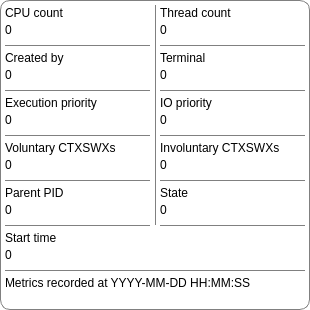
   <widget class="QFrame" name="procmnfm">
    <property name="geometry">
     <rect>
      <x>5</x>
      <y>110</y>
      <width>310</width>
      <height>310</height>
     </rect>
    </property>
    <property name="sizePolicy">
     <sizepolicy hsizetype="Fixed" vsizetype="Fixed">
      <horstretch>0</horstretch>
      <verstretch>0</verstretch>
     </sizepolicy>
    </property>
    <property name="minimumSize">
     <size>
      <width>310</width>
      <height>310</height>
     </size>
    </property>
    <property name="maximumSize">
     <size>
      <width>310</width>
      <height>310</height>
     </size>
    </property>
    <property name="styleSheet">
     <string notr="true">background: transparent; border: 1px solid #808080; border-radius: 10px;</string>
    </property>
    <property name="frameShape">
     <enum>QFrame::StyledPanel</enum>
    </property>
    <property name="frameShadow">
     <enum>QFrame::Raised</enum>
    </property>
    <widget class="QLabel" name="procccnm">
     <property name="geometry">
      <rect>
       <x>5</x>
       <y>20</y>
       <width>145</width>
       <height>20</height>
      </rect>
     </property>
     <property name="sizePolicy">
      <sizepolicy hsizetype="Fixed" vsizetype="Fixed">
       <horstretch>0</horstretch>
       <verstretch>0</verstretch>
      </sizepolicy>
     </property>
     <property name="minimumSize">
      <size>
       <width>145</width>
       <height>20</height>
      </size>
     </property>
     <property name="maximumSize">
      <size>
       <width>145</width>
       <height>20</height>
      </size>
     </property>
     <property name="styleSheet">
      <string notr="true">font: 15pt &quot;JetBrains Mono&quot;; border: none;</string>
     </property>
     <property name="text">
      <string>0</string>
     </property>
    </widget>
    <widget class="QLabel" name="proccclb">
     <property name="geometry">
      <rect>
       <x>5</x>
       <y>5</y>
       <width>145</width>
       <height>15</height>
      </rect>
     </property>
     <property name="sizePolicy">
      <sizepolicy hsizetype="Fixed" vsizetype="Fixed">
       <horstretch>0</horstretch>
       <verstretch>0</verstretch>
      </sizepolicy>
     </property>
     <property name="minimumSize">
      <size>
       <width>145</width>
       <height>15</height>
      </size>
     </property>
     <property name="maximumSize">
      <size>
       <width>145</width>
       <height>15</height>
      </size>
     </property>
     <property name="styleSheet">
      <string notr="true">font: 10pt &quot;Inter&quot;; border: none;</string>
     </property>
     <property name="text">
      <string>CPU count</string>
     </property>
    </widget>
    <widget class="QLabel" name="proctclb">
     <property name="geometry">
      <rect>
       <x>160</x>
       <y>5</y>
       <width>145</width>
       <height>15</height>
      </rect>
     </property>
     <property name="sizePolicy">
      <sizepolicy hsizetype="Fixed" vsizetype="Fixed">
       <horstretch>0</horstretch>
       <verstretch>0</verstretch>
      </sizepolicy>
     </property>
     <property name="minimumSize">
      <size>
       <width>145</width>
       <height>15</height>
      </size>
     </property>
     <property name="maximumSize">
      <size>
       <width>145</width>
       <height>15</height>
      </size>
     </property>
     <property name="styleSheet">
      <string notr="true">font: 10pt &quot;Inter&quot;; border: none;</string>
     </property>
     <property name="text">
      <string>Thread count</string>
     </property>
    </widget>
    <widget class="QLabel" name="proctcnm">
     <property name="geometry">
      <rect>
       <x>160</x>
       <y>20</y>
       <width>145</width>
       <height>20</height>
      </rect>
     </property>
     <property name="sizePolicy">
      <sizepolicy hsizetype="Fixed" vsizetype="Fixed">
       <horstretch>0</horstretch>
       <verstretch>0</verstretch>
      </sizepolicy>
     </property>
     <property name="minimumSize">
      <size>
       <width>145</width>
       <height>20</height>
      </size>
     </property>
     <property name="maximumSize">
      <size>
       <width>145</width>
       <height>20</height>
      </size>
     </property>
     <property name="styleSheet">
      <string notr="true">font: 15pt &quot;JetBrains Mono&quot;; border: none;</string>
     </property>
     <property name="text">
      <string>0</string>
     </property>
    </widget>
    <widget class="Line" name="procln03">
     <property name="geometry">
      <rect>
       <x>5</x>
       <y>45</y>
       <width>145</width>
       <height>1</height>
      </rect>
     </property>
     <property name="sizePolicy">
      <sizepolicy hsizetype="Fixed" vsizetype="Fixed">
       <horstretch>0</horstretch>
       <verstretch>0</verstretch>
      </sizepolicy>
     </property>
     <property name="minimumSize">
      <size>
       <width>145</width>
       <height>1</height>
      </size>
     </property>
     <property name="maximumSize">
      <size>
       <width>145</width>
       <height>1</height>
      </size>
     </property>
     <property name="orientation">
      <enum>Qt::Horizontal</enum>
     </property>
    </widget>
    <widget class="Line" name="procln04">
     <property name="geometry">
      <rect>
       <x>160</x>
       <y>45</y>
       <width>145</width>
       <height>1</height>
      </rect>
     </property>
     <property name="sizePolicy">
      <sizepolicy hsizetype="Fixed" vsizetype="Fixed">
       <horstretch>0</horstretch>
       <verstretch>0</verstretch>
      </sizepolicy>
     </property>
     <property name="minimumSize">
      <size>
       <width>145</width>
       <height>1</height>
      </size>
     </property>
     <property name="maximumSize">
      <size>
       <width>145</width>
       <height>1</height>
      </size>
     </property>
     <property name="orientation">
      <enum>Qt::Horizontal</enum>
     </property>
    </widget>
    <widget class="Line" name="procln05">
     <property name="geometry">
      <rect>
       <x>5</x>
       <y>90</y>
       <width>145</width>
       <height>1</height>
      </rect>
     </property>
     <property name="sizePolicy">
      <sizepolicy hsizetype="Fixed" vsizetype="Fixed">
       <horstretch>0</horstretch>
       <verstretch>0</verstretch>
      </sizepolicy>
     </property>
     <property name="minimumSize">
      <size>
       <width>145</width>
       <height>1</height>
      </size>
     </property>
     <property name="maximumSize">
      <size>
       <width>145</width>
       <height>1</height>
      </size>
     </property>
     <property name="orientation">
      <enum>Qt::Horizontal</enum>
     </property>
    </widget>
    <widget class="QLabel" name="proccblb">
     <property name="geometry">
      <rect>
       <x>5</x>
       <y>50</y>
       <width>145</width>
       <height>15</height>
      </rect>
     </property>
     <property name="sizePolicy">
      <sizepolicy hsizetype="Fixed" vsizetype="Fixed">
       <horstretch>0</horstretch>
       <verstretch>0</verstretch>
      </sizepolicy>
     </property>
     <property name="minimumSize">
      <size>
       <width>145</width>
       <height>15</height>
      </size>
     </property>
     <property name="maximumSize">
      <size>
       <width>145</width>
       <height>15</height>
      </size>
     </property>
     <property name="styleSheet">
      <string notr="true">font: 10pt &quot;Inter&quot;; border: none;</string>
     </property>
     <property name="text">
      <string>Created by</string>
     </property>
    </widget>
    <widget class="QLabel" name="proccbnm">
     <property name="geometry">
      <rect>
       <x>5</x>
       <y>65</y>
       <width>145</width>
       <height>20</height>
      </rect>
     </property>
     <property name="sizePolicy">
      <sizepolicy hsizetype="Fixed" vsizetype="Fixed">
       <horstretch>0</horstretch>
       <verstretch>0</verstretch>
      </sizepolicy>
     </property>
     <property name="minimumSize">
      <size>
       <width>145</width>
       <height>20</height>
      </size>
     </property>
     <property name="maximumSize">
      <size>
       <width>145</width>
       <height>20</height>
      </size>
     </property>
     <property name="styleSheet">
      <string notr="true">font: 15pt &quot;JetBrains Mono&quot;; border: none;</string>
     </property>
     <property name="text">
      <string>0</string>
     </property>
    </widget>
    <widget class="Line" name="procln06">
     <property name="geometry">
      <rect>
       <x>160</x>
       <y>90</y>
       <width>145</width>
       <height>1</height>
      </rect>
     </property>
     <property name="sizePolicy">
      <sizepolicy hsizetype="Fixed" vsizetype="Fixed">
       <horstretch>0</horstretch>
       <verstretch>0</verstretch>
      </sizepolicy>
     </property>
     <property name="minimumSize">
      <size>
       <width>145</width>
       <height>1</height>
      </size>
     </property>
     <property name="maximumSize">
      <size>
       <width>145</width>
       <height>1</height>
      </size>
     </property>
     <property name="orientation">
      <enum>Qt::Horizontal</enum>
     </property>
    </widget>
    <widget class="QLabel" name="proctmlb">
     <property name="geometry">
      <rect>
       <x>160</x>
       <y>50</y>
       <width>145</width>
       <height>15</height>
      </rect>
     </property>
     <property name="sizePolicy">
      <sizepolicy hsizetype="Fixed" vsizetype="Fixed">
       <horstretch>0</horstretch>
       <verstretch>0</verstretch>
      </sizepolicy>
     </property>
     <property name="minimumSize">
      <size>
       <width>145</width>
       <height>15</height>
      </size>
     </property>
     <property name="maximumSize">
      <size>
       <width>145</width>
       <height>15</height>
      </size>
     </property>
     <property name="styleSheet">
      <string notr="true">font: 10pt &quot;Inter&quot;; border: none;</string>
     </property>
     <property name="text">
      <string>Terminal</string>
     </property>
    </widget>
    <widget class="QLabel" name="proctmnm">
     <property name="geometry">
      <rect>
       <x>160</x>
       <y>65</y>
       <width>145</width>
       <height>20</height>
      </rect>
     </property>
     <property name="sizePolicy">
      <sizepolicy hsizetype="Fixed" vsizetype="Fixed">
       <horstretch>0</horstretch>
       <verstretch>0</verstretch>
      </sizepolicy>
     </property>
     <property name="minimumSize">
      <size>
       <width>145</width>
       <height>20</height>
      </size>
     </property>
     <property name="maximumSize">
      <size>
       <width>145</width>
       <height>20</height>
      </size>
     </property>
     <property name="styleSheet">
      <string notr="true">font: 15pt &quot;JetBrains Mono&quot;; border: none;</string>
     </property>
     <property name="text">
      <string>0</string>
     </property>
    </widget>
    <widget class="QLabel" name="procepnm">
     <property name="geometry">
      <rect>
       <x>5</x>
       <y>110</y>
       <width>145</width>
       <height>20</height>
      </rect>
     </property>
     <property name="sizePolicy">
      <sizepolicy hsizetype="Fixed" vsizetype="Fixed">
       <horstretch>0</horstretch>
       <verstretch>0</verstretch>
      </sizepolicy>
     </property>
     <property name="minimumSize">
      <size>
       <width>145</width>
       <height>20</height>
      </size>
     </property>
     <property name="maximumSize">
      <size>
       <width>145</width>
       <height>20</height>
      </size>
     </property>
     <property name="styleSheet">
      <string notr="true">font: 15pt &quot;JetBrains Mono&quot;; border: none;</string>
     </property>
     <property name="text">
      <string>0</string>
     </property>
    </widget>
    <widget class="QLabel" name="proceplb">
     <property name="geometry">
      <rect>
       <x>5</x>
       <y>95</y>
       <width>145</width>
       <height>15</height>
      </rect>
     </property>
     <property name="sizePolicy">
      <sizepolicy hsizetype="Fixed" vsizetype="Fixed">
       <horstretch>0</horstretch>
       <verstretch>0</verstretch>
      </sizepolicy>
     </property>
     <property name="minimumSize">
      <size>
       <width>145</width>
       <height>15</height>
      </size>
     </property>
     <property name="maximumSize">
      <size>
       <width>145</width>
       <height>15</height>
      </size>
     </property>
     <property name="styleSheet">
      <string notr="true">font: 10pt &quot;Inter&quot;; border: none;</string>
     </property>
     <property name="text">
      <string>Execution priority</string>
     </property>
    </widget>
    <widget class="Line" name="procln07">
     <property name="geometry">
      <rect>
       <x>5</x>
       <y>135</y>
       <width>145</width>
       <height>1</height>
      </rect>
     </property>
     <property name="sizePolicy">
      <sizepolicy hsizetype="Fixed" vsizetype="Fixed">
       <horstretch>0</horstretch>
       <verstretch>0</verstretch>
      </sizepolicy>
     </property>
     <property name="minimumSize">
      <size>
       <width>145</width>
       <height>1</height>
      </size>
     </property>
     <property name="maximumSize">
      <size>
       <width>145</width>
       <height>1</height>
      </size>
     </property>
     <property name="orientation">
      <enum>Qt::Horizontal</enum>
     </property>
    </widget>
    <widget class="QLabel" name="prociplb">
     <property name="geometry">
      <rect>
       <x>160</x>
       <y>95</y>
       <width>145</width>
       <height>15</height>
      </rect>
     </property>
     <property name="sizePolicy">
      <sizepolicy hsizetype="Fixed" vsizetype="Fixed">
       <horstretch>0</horstretch>
       <verstretch>0</verstretch>
      </sizepolicy>
     </property>
     <property name="minimumSize">
      <size>
       <width>145</width>
       <height>15</height>
      </size>
     </property>
     <property name="maximumSize">
      <size>
       <width>145</width>
       <height>15</height>
      </size>
     </property>
     <property name="styleSheet">
      <string notr="true">font: 10pt &quot;Inter&quot;; border: none;</string>
     </property>
     <property name="text">
      <string>IO priority</string>
     </property>
    </widget>
    <widget class="Line" name="procln08">
     <property name="geometry">
      <rect>
       <x>160</x>
       <y>135</y>
       <width>145</width>
       <height>1</height>
      </rect>
     </property>
     <property name="sizePolicy">
      <sizepolicy hsizetype="Fixed" vsizetype="Fixed">
       <horstretch>0</horstretch>
       <verstretch>0</verstretch>
      </sizepolicy>
     </property>
     <property name="minimumSize">
      <size>
       <width>145</width>
       <height>1</height>
      </size>
     </property>
     <property name="maximumSize">
      <size>
       <width>145</width>
       <height>1</height>
      </size>
     </property>
     <property name="orientation">
      <enum>Qt::Horizontal</enum>
     </property>
    </widget>
    <widget class="QLabel" name="procipnm">
     <property name="geometry">
      <rect>
       <x>160</x>
       <y>110</y>
       <width>145</width>
       <height>20</height>
      </rect>
     </property>
     <property name="sizePolicy">
      <sizepolicy hsizetype="Fixed" vsizetype="Fixed">
       <horstretch>0</horstretch>
       <verstretch>0</verstretch>
      </sizepolicy>
     </property>
     <property name="minimumSize">
      <size>
       <width>145</width>
       <height>20</height>
      </size>
     </property>
     <property name="maximumSize">
      <size>
       <width>145</width>
       <height>20</height>
      </size>
     </property>
     <property name="styleSheet">
      <string notr="true">font: 15pt &quot;JetBrains Mono&quot;; border: none;</string>
     </property>
     <property name="text">
      <string>0</string>
     </property>
    </widget>
    <widget class="Line" name="procln10">
     <property name="geometry">
      <rect>
       <x>160</x>
       <y>180</y>
       <width>145</width>
       <height>1</height>
      </rect>
     </property>
     <property name="sizePolicy">
      <sizepolicy hsizetype="Fixed" vsizetype="Fixed">
       <horstretch>0</horstretch>
       <verstretch>0</verstretch>
      </sizepolicy>
     </property>
     <property name="minimumSize">
      <size>
       <width>145</width>
       <height>1</height>
      </size>
     </property>
     <property name="maximumSize">
      <size>
       <width>145</width>
       <height>1</height>
      </size>
     </property>
     <property name="orientation">
      <enum>Qt::Horizontal</enum>
     </property>
    </widget>
    <widget class="QLabel" name="procvclb">
     <property name="geometry">
      <rect>
       <x>5</x>
       <y>140</y>
       <width>145</width>
       <height>15</height>
      </rect>
     </property>
     <property name="sizePolicy">
      <sizepolicy hsizetype="Fixed" vsizetype="Fixed">
       <horstretch>0</horstretch>
       <verstretch>0</verstretch>
      </sizepolicy>
     </property>
     <property name="minimumSize">
      <size>
       <width>145</width>
       <height>15</height>
      </size>
     </property>
     <property name="maximumSize">
      <size>
       <width>145</width>
       <height>15</height>
      </size>
     </property>
     <property name="styleSheet">
      <string notr="true">font: 10pt &quot;Inter&quot;; border: none;</string>
     </property>
     <property name="text">
      <string>Voluntary CTXSWXs</string>
     </property>
    </widget>
    <widget class="QLabel" name="prociclb">
     <property name="geometry">
      <rect>
       <x>160</x>
       <y>140</y>
       <width>145</width>
       <height>15</height>
      </rect>
     </property>
     <property name="sizePolicy">
      <sizepolicy hsizetype="Fixed" vsizetype="Fixed">
       <horstretch>0</horstretch>
       <verstretch>0</verstretch>
      </sizepolicy>
     </property>
     <property name="minimumSize">
      <size>
       <width>145</width>
       <height>15</height>
      </size>
     </property>
     <property name="maximumSize">
      <size>
       <width>145</width>
       <height>15</height>
      </size>
     </property>
     <property name="styleSheet">
      <string notr="true">font: 10pt &quot;Inter&quot;; border: none;</string>
     </property>
     <property name="text">
      <string>Involuntary CTXSWXs</string>
     </property>
    </widget>
    <widget class="QLabel" name="procicnm">
     <property name="geometry">
      <rect>
       <x>160</x>
       <y>155</y>
       <width>145</width>
       <height>20</height>
      </rect>
     </property>
     <property name="sizePolicy">
      <sizepolicy hsizetype="Fixed" vsizetype="Fixed">
       <horstretch>0</horstretch>
       <verstretch>0</verstretch>
      </sizepolicy>
     </property>
     <property name="minimumSize">
      <size>
       <width>145</width>
       <height>20</height>
      </size>
     </property>
     <property name="maximumSize">
      <size>
       <width>145</width>
       <height>20</height>
      </size>
     </property>
     <property name="styleSheet">
      <string notr="true">font: 15pt &quot;JetBrains Mono&quot;; border: none;</string>
     </property>
     <property name="text">
      <string>0</string>
     </property>
    </widget>
    <widget class="Line" name="procln09">
     <property name="geometry">
      <rect>
       <x>5</x>
       <y>180</y>
       <width>145</width>
       <height>1</height>
      </rect>
     </property>
     <property name="sizePolicy">
      <sizepolicy hsizetype="Fixed" vsizetype="Fixed">
       <horstretch>0</horstretch>
       <verstretch>0</verstretch>
      </sizepolicy>
     </property>
     <property name="minimumSize">
      <size>
       <width>145</width>
       <height>1</height>
      </size>
     </property>
     <property name="maximumSize">
      <size>
       <width>145</width>
       <height>1</height>
      </size>
     </property>
     <property name="orientation">
      <enum>Qt::Horizontal</enum>
     </property>
    </widget>
    <widget class="QLabel" name="procvcnm">
     <property name="geometry">
      <rect>
       <x>5</x>
       <y>155</y>
       <width>145</width>
       <height>20</height>
      </rect>
     </property>
     <property name="sizePolicy">
      <sizepolicy hsizetype="Fixed" vsizetype="Fixed">
       <horstretch>0</horstretch>
       <verstretch>0</verstretch>
      </sizepolicy>
     </property>
     <property name="minimumSize">
      <size>
       <width>145</width>
       <height>20</height>
      </size>
     </property>
     <property name="maximumSize">
      <size>
       <width>145</width>
       <height>20</height>
      </size>
     </property>
     <property name="styleSheet">
      <string notr="true">font: 15pt &quot;JetBrains Mono&quot;; border: none;</string>
     </property>
     <property name="text">
      <string>0</string>
     </property>
    </widget>
    <widget class="QLabel" name="procppnm">
     <property name="geometry">
      <rect>
       <x>5</x>
       <y>200</y>
       <width>145</width>
       <height>20</height>
      </rect>
     </property>
     <property name="sizePolicy">
      <sizepolicy hsizetype="Fixed" vsizetype="Fixed">
       <horstretch>0</horstretch>
       <verstretch>0</verstretch>
      </sizepolicy>
     </property>
     <property name="minimumSize">
      <size>
       <width>145</width>
       <height>20</height>
      </size>
     </property>
     <property name="maximumSize">
      <size>
       <width>145</width>
       <height>20</height>
      </size>
     </property>
     <property name="styleSheet">
      <string notr="true">font: 15pt &quot;JetBrains Mono&quot;; border: none;</string>
     </property>
     <property name="text">
      <string>0</string>
     </property>
    </widget>
    <widget class="Line" name="procln11">
     <property name="geometry">
      <rect>
       <x>5</x>
       <y>225</y>
       <width>145</width>
       <height>1</height>
      </rect>
     </property>
     <property name="sizePolicy">
      <sizepolicy hsizetype="Fixed" vsizetype="Fixed">
       <horstretch>0</horstretch>
       <verstretch>0</verstretch>
      </sizepolicy>
     </property>
     <property name="minimumSize">
      <size>
       <width>145</width>
       <height>1</height>
      </size>
     </property>
     <property name="maximumSize">
      <size>
       <width>145</width>
       <height>1</height>
      </size>
     </property>
     <property name="orientation">
      <enum>Qt::Horizontal</enum>
     </property>
    </widget>
    <widget class="QLabel" name="procpplb">
     <property name="geometry">
      <rect>
       <x>5</x>
       <y>185</y>
       <width>145</width>
       <height>15</height>
      </rect>
     </property>
     <property name="sizePolicy">
      <sizepolicy hsizetype="Fixed" vsizetype="Fixed">
       <horstretch>0</horstretch>
       <verstretch>0</verstretch>
      </sizepolicy>
     </property>
     <property name="minimumSize">
      <size>
       <width>145</width>
       <height>15</height>
      </size>
     </property>
     <property name="maximumSize">
      <size>
       <width>145</width>
       <height>15</height>
      </size>
     </property>
     <property name="styleSheet">
      <string notr="true">font: 10pt &quot;Inter&quot;; border: none;</string>
     </property>
     <property name="text">
      <string>Parent PID</string>
     </property>
    </widget>
    <widget class="QLabel" name="procselb">
     <property name="geometry">
      <rect>
       <x>160</x>
       <y>185</y>
       <width>145</width>
       <height>15</height>
      </rect>
     </property>
     <property name="sizePolicy">
      <sizepolicy hsizetype="Fixed" vsizetype="Fixed">
       <horstretch>0</horstretch>
       <verstretch>0</verstretch>
      </sizepolicy>
     </property>
     <property name="minimumSize">
      <size>
       <width>145</width>
       <height>15</height>
      </size>
     </property>
     <property name="maximumSize">
      <size>
       <width>145</width>
       <height>15</height>
      </size>
     </property>
     <property name="styleSheet">
      <string notr="true">font: 10pt &quot;Inter&quot;; border: none;</string>
     </property>
     <property name="text">
      <string>State</string>
     </property>
    </widget>
    <widget class="Line" name="procln12">
     <property name="geometry">
      <rect>
       <x>160</x>
       <y>225</y>
       <width>145</width>
       <height>1</height>
      </rect>
     </property>
     <property name="sizePolicy">
      <sizepolicy hsizetype="Fixed" vsizetype="Fixed">
       <horstretch>0</horstretch>
       <verstretch>0</verstretch>
      </sizepolicy>
     </property>
     <property name="minimumSize">
      <size>
       <width>145</width>
       <height>1</height>
      </size>
     </property>
     <property name="maximumSize">
      <size>
       <width>145</width>
       <height>1</height>
      </size>
     </property>
     <property name="orientation">
      <enum>Qt::Horizontal</enum>
     </property>
    </widget>
    <widget class="QLabel" name="procsenm">
     <property name="geometry">
      <rect>
       <x>160</x>
       <y>200</y>
       <width>145</width>
       <height>20</height>
      </rect>
     </property>
     <property name="sizePolicy">
      <sizepolicy hsizetype="Fixed" vsizetype="Fixed">
       <horstretch>0</horstretch>
       <verstretch>0</verstretch>
      </sizepolicy>
     </property>
     <property name="minimumSize">
      <size>
       <width>145</width>
       <height>20</height>
      </size>
     </property>
     <property name="maximumSize">
      <size>
       <width>145</width>
       <height>20</height>
      </size>
     </property>
     <property name="styleSheet">
      <string notr="true">font: 15pt &quot;JetBrains Mono&quot;; border: none;</string>
     </property>
     <property name="text">
      <string>0</string>
     </property>
    </widget>
    <widget class="QLabel" name="procstlb">
     <property name="geometry">
      <rect>
       <x>5</x>
       <y>230</y>
       <width>300</width>
       <height>15</height>
      </rect>
     </property>
     <property name="sizePolicy">
      <sizepolicy hsizetype="Fixed" vsizetype="Fixed">
       <horstretch>0</horstretch>
       <verstretch>0</verstretch>
      </sizepolicy>
     </property>
     <property name="minimumSize">
      <size>
       <width>300</width>
       <height>15</height>
      </size>
     </property>
     <property name="maximumSize">
      <size>
       <width>300</width>
       <height>15</height>
      </size>
     </property>
     <property name="styleSheet">
      <string notr="true">font: 10pt &quot;Inter&quot;; border: none;</string>
     </property>
     <property name="text">
      <string>Start time</string>
     </property>
    </widget>
    <widget class="QLabel" name="procstnm">
     <property name="geometry">
      <rect>
       <x>5</x>
       <y>245</y>
       <width>300</width>
       <height>20</height>
      </rect>
     </property>
     <property name="sizePolicy">
      <sizepolicy hsizetype="Fixed" vsizetype="Fixed">
       <horstretch>0</horstretch>
       <verstretch>0</verstretch>
      </sizepolicy>
     </property>
     <property name="minimumSize">
      <size>
       <width>300</width>
       <height>20</height>
      </size>
     </property>
     <property name="maximumSize">
      <size>
       <width>300</width>
       <height>20</height>
      </size>
     </property>
     <property name="styleSheet">
      <string notr="true">font: 15pt &quot;JetBrains Mono&quot;; border: none;</string>
     </property>
     <property name="text">
      <string>0</string>
     </property>
    </widget>
    <widget class="Line" name="procln13">
     <property name="geometry">
      <rect>
       <x>5</x>
       <y>270</y>
       <width>300</width>
       <height>1</height>
      </rect>
     </property>
     <property name="sizePolicy">
      <sizepolicy hsizetype="Fixed" vsizetype="Fixed">
       <horstretch>0</horstretch>
       <verstretch>0</verstretch>
      </sizepolicy>
     </property>
     <property name="minimumSize">
      <size>
       <width>300</width>
       <height>1</height>
      </size>
     </property>
     <property name="maximumSize">
      <size>
       <width>300</width>
       <height>1</height>
      </size>
     </property>
     <property name="orientation">
      <enum>Qt::Horizontal</enum>
     </property>
    </widget>
    <widget class="QLabel" name="procmtrc">
     <property name="geometry">
      <rect>
       <x>5</x>
       <y>275</y>
       <width>300</width>
       <height>15</height>
      </rect>
     </property>
     <property name="sizePolicy">
      <sizepolicy hsizetype="Fixed" vsizetype="Fixed">
       <horstretch>0</horstretch>
       <verstretch>0</verstretch>
      </sizepolicy>
     </property>
     <property name="minimumSize">
      <size>
       <width>300</width>
       <height>15</height>
      </size>
     </property>
     <property name="maximumSize">
      <size>
       <width>300</width>
       <height>15</height>
      </size>
     </property>
     <property name="styleSheet">
      <string notr="true">font: 10pt &quot;Inter&quot;; border: none;</string>
     </property>
     <property name="text">
      <string>Metrics recorded at YYYY-MM-DD HH:MM:SS</string>
     </property>
    </widget>
    <widget class="Line" name="procln15">
     <property name="geometry">
      <rect>
       <x>155</x>
       <y>5</y>
       <width>1</width>
       <height>220</height>
      </rect>
     </property>
     <property name="sizePolicy">
      <sizepolicy hsizetype="Fixed" vsizetype="Fixed">
       <horstretch>0</horstretch>
       <verstretch>0</verstretch>
      </sizepolicy>
     </property>
     <property name="minimumSize">
      <size>
       <width>1</width>
       <height>220</height>
      </size>
     </property>
     <property name="maximumSize">
      <size>
       <width>1</width>
       <height>220</height>
      </size>
     </property>
     <property name="orientation">
      <enum>Qt::Vertical</enum>
     </property>
    </widget>
   </widget>
